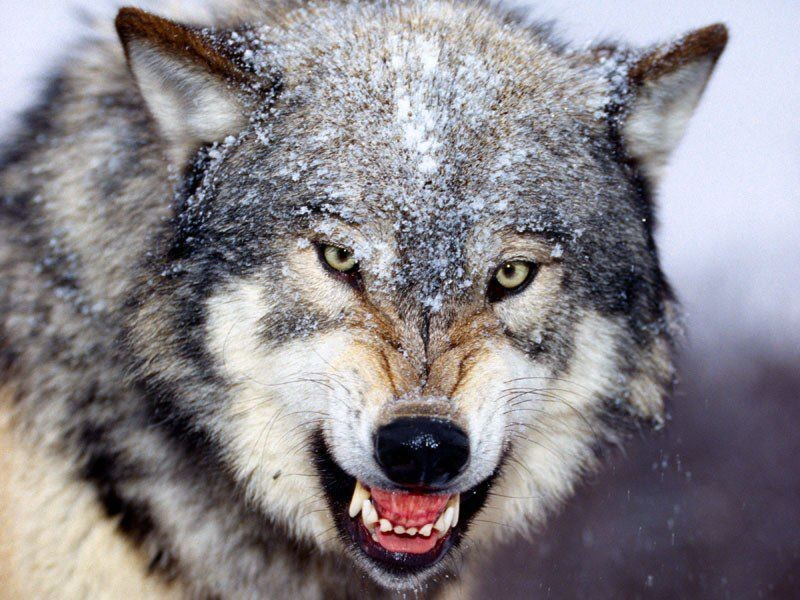
//> input picture wolf-population.jpg, 800 x 600 px
$ ./ex5-1 wolf-population.jpg   (built with g++ and OpenCV 4)
//> lines starting //> are read from the running program, lines starting //| are printed output that depends on the picture
//> further down, src is the input picture: 600 rows x 800 cols, CV_8UC3; mean B, G, R 138.1, 133, 137.7
#include <opencv2/opencv.hpp>
#include <iostream>
using namespace std;
void sum_rgb( const cv::Mat& src, cv::Mat& dst ) {
// Split image onto the color planes.
vector< cv::Mat> planes;
cv::split(src, planes);
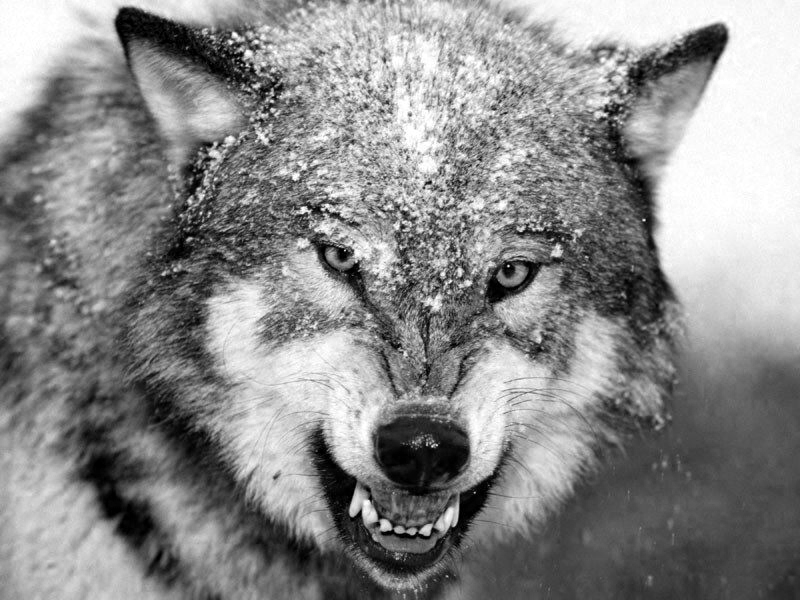
//> planes[0]: 600 rows x 800 cols, CV_8UC1; min 0, max 255, mean 138.1
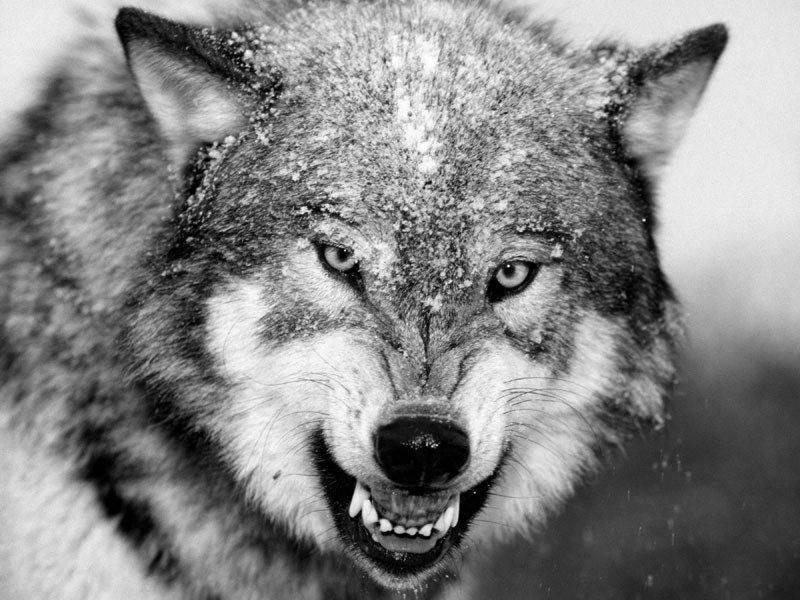
//> planes[1]: 600 rows x 800 cols, CV_8UC1; min 0, max 255, mean 133
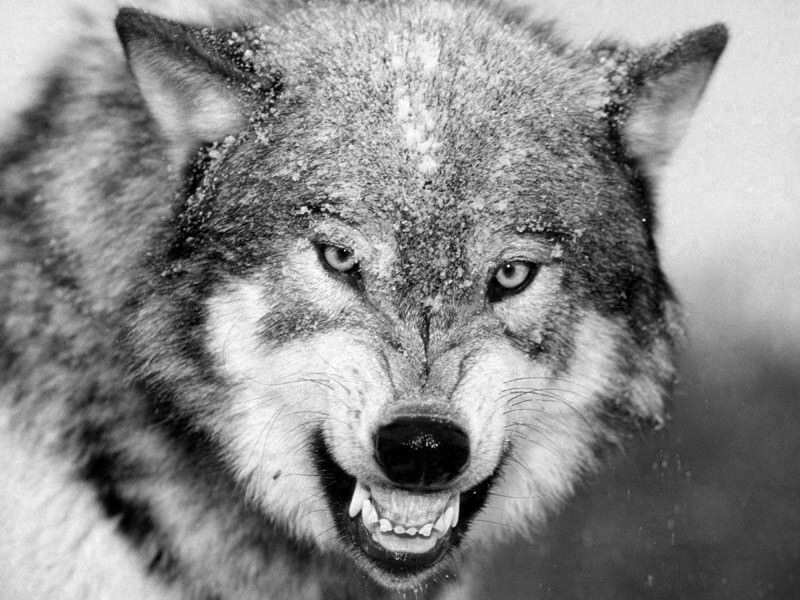
//> planes[2]: 600 rows x 800 cols, CV_8UC1; min 0, max 255, mean 137.7
cv::Mat b = planes[0], g = planes[1], r = planes[2], s;
// Add equally weighted rgb values.
cv::addWeighted( r, 1./3., g, 1./3., 0.0, s );
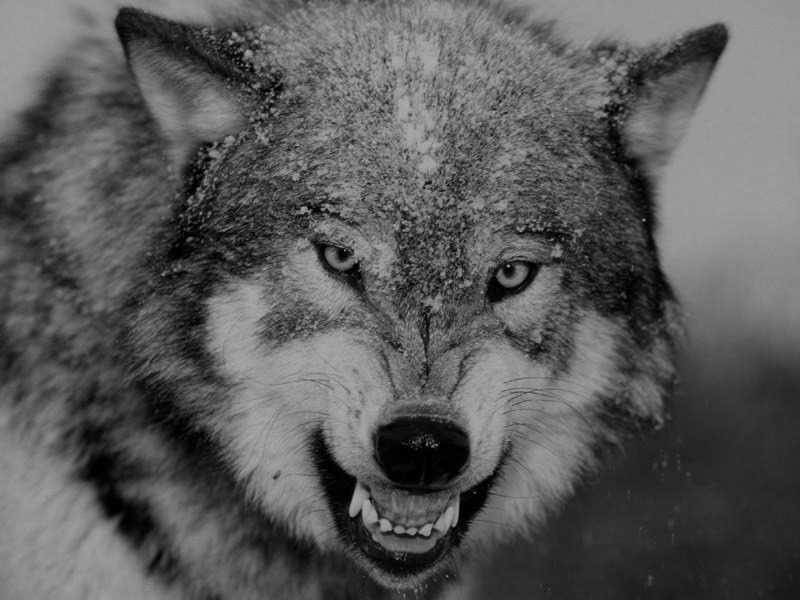
//> s: 600 rows x 800 cols, CV_8UC1; min 0, max 170, mean 90.2
cv::addWeighted( s, 1., b, 1./3., 0.0, s );
// Truncate values above 100.
cv::threshold( s, dst, 100, 100, cv::THRESH_TRUNC );
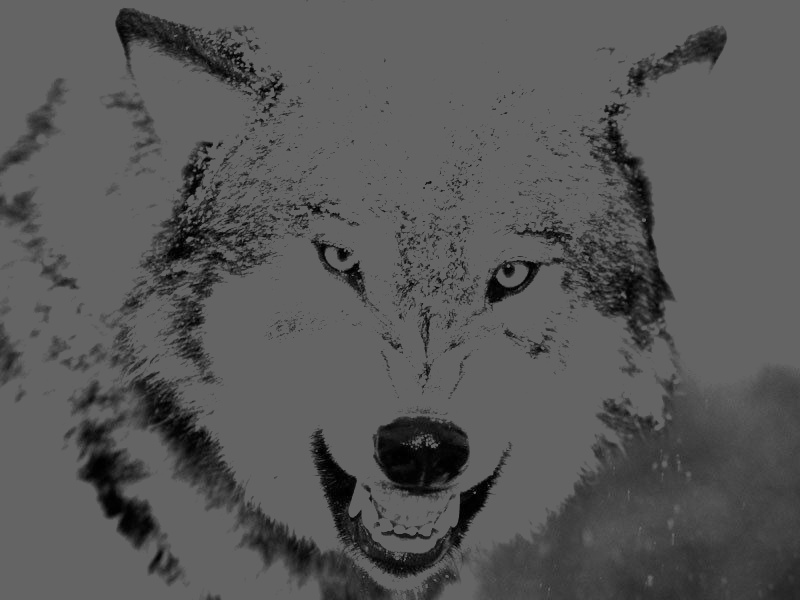
//> dst: 600 rows x 800 cols, CV_8UC1; min 0, max 100, mean 87
}
void help()
{
cout << "Call: ./ch5_ex5_2 faceScene.jpg" << endl;
cout << "Shows use of alpha blending (addWeighted) and threshold" << endl;
}
int main(int argc, char** argv)
{
help();
if(argc < 2) { cout << "specify input image" << endl; return -1; }
// Load the image from the given file name.
cv::Mat src = cv::imread( argv[1] ), dst;
if( src.empty() ) { cout << "can not load " << argv[1] << endl; return -1; }
sum_rgb( src, dst);
// Create a named window with the name of the file and
// show the image in the window
cv::imshow( argv[1], dst );
// Idle until the user hits any key.
cv::waitKey(0);

return 0;
}
